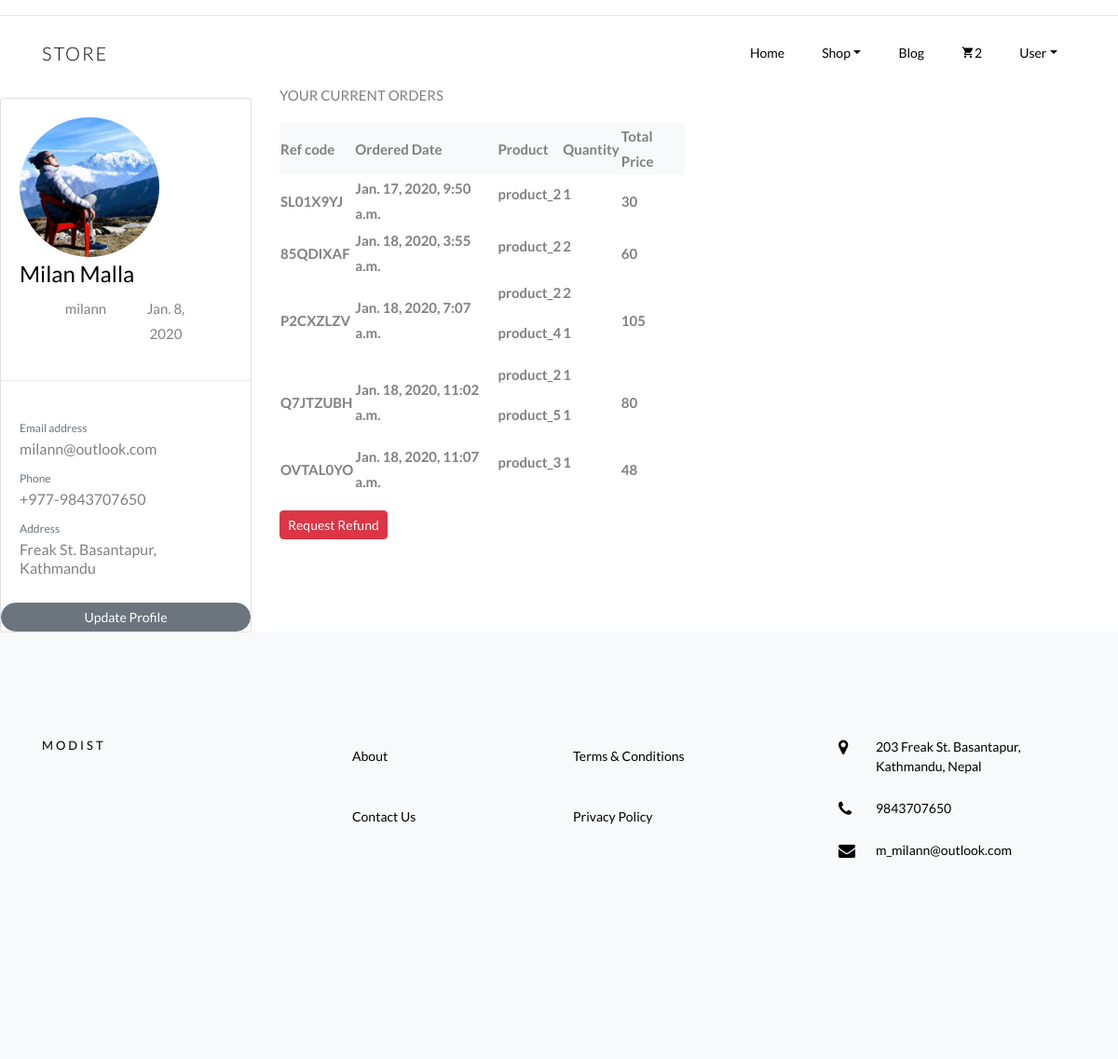
/accounts/profile/ (signed in), run on the app's committed database.
### products/models.py (models this page shows, shortened)
class Order(models.Model):
    user = models.ForeignKey(User, on_delete=models.CASCADE)
    ordered = models.BooleanField(default=False)
    reference_code = models.CharField(max_length=20)
    product = models.ManyToManyField(OrderProduct)
    start_date = models.DateTimeField(auto_now_add=True)
    ordered_date = models.DateTimeField(auto_now_add = True)
    billing_address = models.ForeignKey('BillingAddress', on_delete = models.SET_NULL, blank=True, null=True)
    payment_info = models.ForeignKey('Payment', on_delete = models.SET_NULL, blank=True, null=True)
    order_status = models.ForeignKey('OrderStatus', on_delete = models.SET_NULL, blank=True, null=True)
    def get_grand_total(self):
        total = 0
        for product in self.product.all():
            total += product.get_total_price()
        return total

class OrderProduct(models.Model):
    user = models.ForeignKey(User, on_delete=models.CASCADE)
    ordered = models.BooleanField ( default=False )
    product = models.ForeignKey(Product, on_delete = models.CASCADE)
    quantity = models.IntegerField(default=1)
    def get_total_price(self):
        total_price = 0
        if self.product.discounted_price:
            total_price = self.quantity*self.product.discounted_price
        else:
            total_price = self.quantity*self.product.price
        return total_price

class Product(models.Model):
    name = models.CharField(max_length=50)
    picture = models.ImageField(upload_to= 'items/images', blank = True, null = True)
    price = models.IntegerField()
    discounted_price = models.IntegerField(blank=True, null=True)
    description = models.CharField(max_length=250)
    additional_information = models.TextField(max_length=3000)
    category = models.CharField(choices = CATEGORY_CHOICES, max_length = 5)
    featured = models.CharField(choices = FEATURE_CHOICES, max_length = 10, blank=True, null=True)
    label = models.CharField(choices = LABEL_CHOICES, max_length = 15, blank=True, null=True)
    color_label = models.CharField(choices = COLOR_LABEL, max_length = 9, blank=True, null=True)
    slug = models.SlugField()

### users/models.py (models this page shows, shortened)
class Profile(models.Model):
    user = models.OneToOneField(User, on_delete = models.CASCADE)
    phone = models.IntegerField(blank=True, null=True)
    address = models.CharField(max_length=100, blank=True, null=True)
    street_address = models.CharField(max_length=100, blank=True, null=True)
    birth_date = models.DateField(blank=True, null=True)
    bio = models.TextField(max_length = 5000, blank=True, null=True)
    profile_pic = models.ImageField(default='default.jpg', upload_to= 'profile_pics', blank=True, null=True)

### users/views.py (the view)
# urls.py: path('accounts/profile/', user_views.ProfileView.as_view(), name= 'profile'),
class ProfileView(View):
    def get(self, *args, **kwargs):
        order = Order.objects.filter(user=self.request.user, ordered = True)
        context = {'order': order}
        return render(self.request, 'registration/profile.html', context)

### products/templatetags/cart_template_tags.py (called while the page is built)
@register.filter
def cart_product_count(user):
    if user.is_authenticated:
        qs = Order.objects.filter(user=user, ordered=False)
        if qs.exists():
            count = qs[0].product.count()
            if count != None:
                return count
            else:
                count= 0
            return count
    return 0

### templates/registration/profile.html (shortened to what this page needs)
{% extends 'index.html' %}
{% block content %}
  <div style="width: 100%;" class="row">
    <div class="col-lg-3 col-md-5 mt-3">
        <div class="card">
            <div class="card-body">
                <div class="mt-30"> <img src="{{ user.profile.profile_pic.url }}" class="rounded-circle" width="150">
                    <h4 class="card-title m-t-10">{{ user.first_name }} {{ user.last_name }}</h4>
                    <div class="row text-center justify-content-md-center">
                        <div class="col-4"><a> <font class="font-large">{{ user.username }}</font></a></div>
                        <div class="col-4"><a> <font class="font-large">{{ user.profile.birth_date }}</font></a></div>
                    </div>
                </div>
            </div>
            <div>
            <hr> </div>
            <div class="card-body"> <small class="text-muted">Email address </small>
                <h6>{{ user.email }}</h6> <small class="text-muted p-t-30 db">Phone</small>
                <h6>+977-{{ user.profile.phone }}</h6> <small class="text-muted p-t-30 db">Address</small>
                <h6>{{ user.profile.street_address }}, {{ user.profile.address }}</h6>
            </div>
            <a  href="{% url 'profile_update' %}"<button type="button" class="btn btn-secondary btn-sm" ></button>Update Profile</a>
        </div>
    </div>
    <div class="col">
      <div class="text-uppercase">Your Current Orders</div>
    <table style="width: 100%;" class="col-lg-6 pl-md-5 mt-3">
              <thead>
                <tr>
                  <th scope="col" class="border-0 bg-light">
                    <div>Ref code</div>
                </th>
                  <th scope="col" class="border-0 bg-light">
                    <div>Ordered Date</div>
                  </th>
                  <th scope="col" class="border-0 bg-light">
                    <div>Product</div>
                  </th>
                  <th scope="col" class="border-0 bg-light">
                    <div>Quantity</div>
                  </th>
                  <th scope="col" class="border-0 bg-light">
                    <div>Total Price</div>
                  </th>
                </tr>
              </thead>
            {% for order in order.all %}
              <tbody>
                    <th scope="row" class="border-2">
                    {{ order.reference_code }}
                    </th>
                    <th scope="row" class="border-2">
                    {{ order.ordered_date }}
                    </th>
                    <th scope="row" class="border-2">
                      {% for product in order.product.all %}
                      <p>{{ product.product.name }}</p>
                      {% endfor %}
                    </th>
                    <th scope="row" class="border-2">
                      {% for product in order.product.all %}
                        <p>{{ product.quantity }}</p>
                      {% endfor %}
                    </th>
                    <th scope="row" class="border-2">
                      {{ order.get_grand_total }}
                    </th>
                </tbody>
            {% endfor %}
    </table>
    <a href="{% url 'refund' %}" <button style="border-radius: 4px;" type="button" class="btn btn-danger mt-3 mb-5 btn-sm" ></button>Request Refund</a>
    </div>
  </div>
{% include 'footer.html' %}
{% endblock %}

### templates/index.html (shortened to what this page needs)
{% load static %}
{% load cart_template_tags %}
<!DOCTYPE html>
<html lang="en">
  <head>
    <link rel="stylesheet" href="{% static "css/open-iconic-bootstrap.min.css" %}">
    <link rel="stylesheet" href="{% static 'css/animate.css' %}">
    <link rel="stylesheet" href="{% static "css/owl.carousel.min.css" %}">
    <link rel="stylesheet" href="{% static 'css/owl.theme.default.min.css' %}">
    <link rel="stylesheet" href="{% static 'css/magnific-popup.css' %}">
    <link rel="stylesheet" href="{% static "css/aos.css" %}">
    <link rel="stylesheet" href="{% static "css/ionicons.min.css" %}">
    <link rel="stylesheet" href="{% static "css/bootstrap-datepicker.css" %}">
    <link rel="stylesheet" href="{% static "css/jquery.timepicker.css" %}">
    <link rel="stylesheet" href="{% static "css/flaticon.css" %}">
    <link rel="stylesheet" href="{% static "css/icomoon.css" %}">
    <link rel="stylesheet" href="{% static "css/style.css" %}">
  </head>
  <body>
    <nav class="navbar navbar-expand-lg navbar-dark ftco_navbar bg-dark ftco-navbar-light" id="ftco-navbar">
	    <div class="container">
	      <a class="navbar-brand" href="{% url 'home' %}">Store</a>
	      <div class="collapse navbar-collapse" id="ftco-nav">
	        <ul class="navbar-nav ml-auto">
          <form action="{% url 'search_results' %}" method="POST" class="form mt-3">{% csrf_token %}
            <div style="font-size: small; padding: 6px;" class="form-group d-flex">
            </div>
            </form>
	          <li class="nav-item active"><a href="{% url 'home' %}" class="nav-link">Home</a></li>
	          <li class="nav-item dropdown">
              <a class="nav-link dropdown-toggle" href="#" id="dropdown04" data-toggle="dropdown" aria-haspopup="true" aria-expanded="false">Shop</a>
            </li>
            <li class="nav-item active"><a href="{% url 'blog' %}" class="nav-link">Blog</a>
            </li>
              <li class="nav-item cta cta-colored"><a href="{%url 'cart' %}" class="nav-link"><span class="icon-shopping_cart"></span>{{ request.user|cart_product_count }}</a></li>
              <li class="nav-item dropdown">
              <a class="nav-link dropdown-toggle" href="#" id="dropdown04" data-toggle="dropdown" aria-haspopup="true" aria-expanded="false">User</a>
              </li>
	        </ul>
	      </div>
	    </div>
	  </nav>
	  <hr>
    <div class="mt-5 pt-4">
      </div>
	  {% block content %}
  {% endblock %}
  </body>
</html>

### static_env/css/icomoon.css (style rules this page uses)
[class^="icon-"], [class*=" icon-"] { font-family: 'icomoon' !important; speak: none; font-style: normal; font-weight: normal; font-variant: normal; text-transform: none; line-height: 1; -webkit-font-smoothing: antialiased; -moz-osx-font-smoothing: grayscale; }
.icon-shopping_cart:before { content: "\e8cc"; }

### data on the page
Order: reference_code "SL01X9YJ", ordered_date "Jan. 17, 2020, 9:50 a.m.", get_grand_total "30"
OrderProduct: product.name "product_2", quantity "1"
Order: reference_code "85QDIXAF", ordered_date "Jan. 18, 2020, 3:55 a.m.", get_grand_total "60"
OrderProduct: product.name "product_2", quantity "2"
Order: reference_code "P2CXZLZV", ordered_date "Jan. 18, 2020, 7:07 a.m.", get_grand_total "105"
OrderProduct: product.name "product_2", quantity "2"
OrderProduct: product.name "product_4", quantity "1"
Order: reference_code "Q7JTZUBH", ordered_date "Jan. 18, 2020, 11:02 a.m.", get_grand_total "80"
OrderProduct: product.name "product_2", quantity "1"
OrderProduct: product.name "product_5", quantity "1"
Order: reference_code "OVTAL0YO", ordered_date "Jan. 18, 2020, 11:07 a.m.", get_grand_total "48"
OrderProduct: product.name "product_3", quantity "1"

### other printed values
{{ request.user|cart_product_count }} "2"
{{ user.first_name }} "Milan"
{{ user.last_name }} "Malla"
{{ user.username }} "milann"
{{ user.profile.birth_date }} "Jan. 8, 2020"
{{ user.email }} "milann@outlook.com"
{{ user.profile.phone }} "9843707650"
{{ user.profile.street_address }} "Freak St. Basantapur"
{{ user.profile.address }} "Kathmandu"
